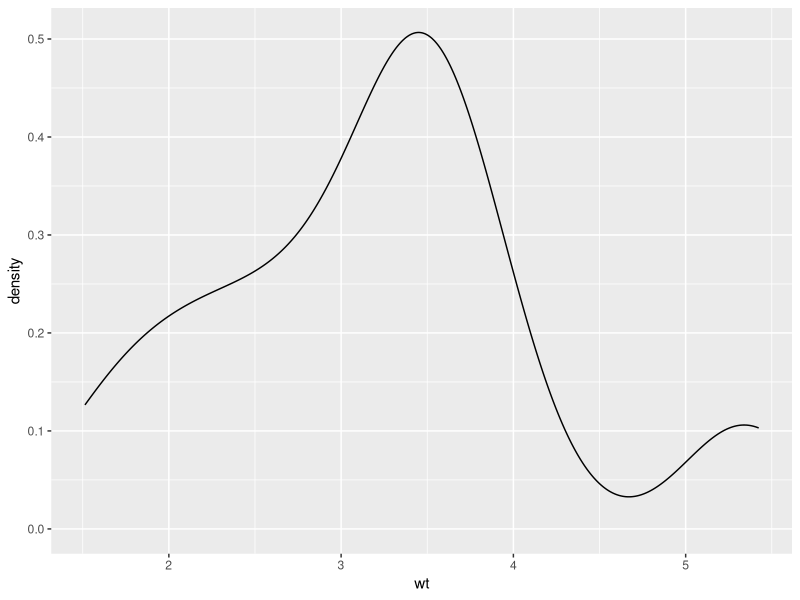

This figure's R source:
#Import ggplot
library(ggplot2)

# 15.4.4 Qualitative test for normality using the geom_density() function
ggplot(mtcars,aes(x=wt)) + geom_density() #visualize distribution using density plot

# Shapiro-Wilk test - Quantitative test for normality
shapiro.test(mtcars$wt)

